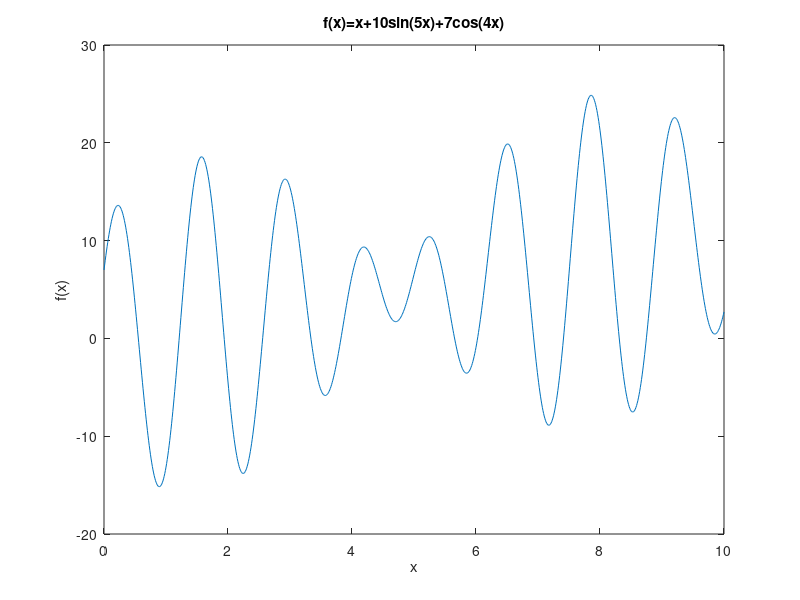

Source code (MATLAB):
clear all;
close all;
clc;
x=0:0.01:10;
y=x+10*sin(5*x)+7*cos(4*x);
plot(x,y)
xlabel('x')
ylabel('f(x)')
title('f(x)=x+10sin(5x)+7cos(4x)')

